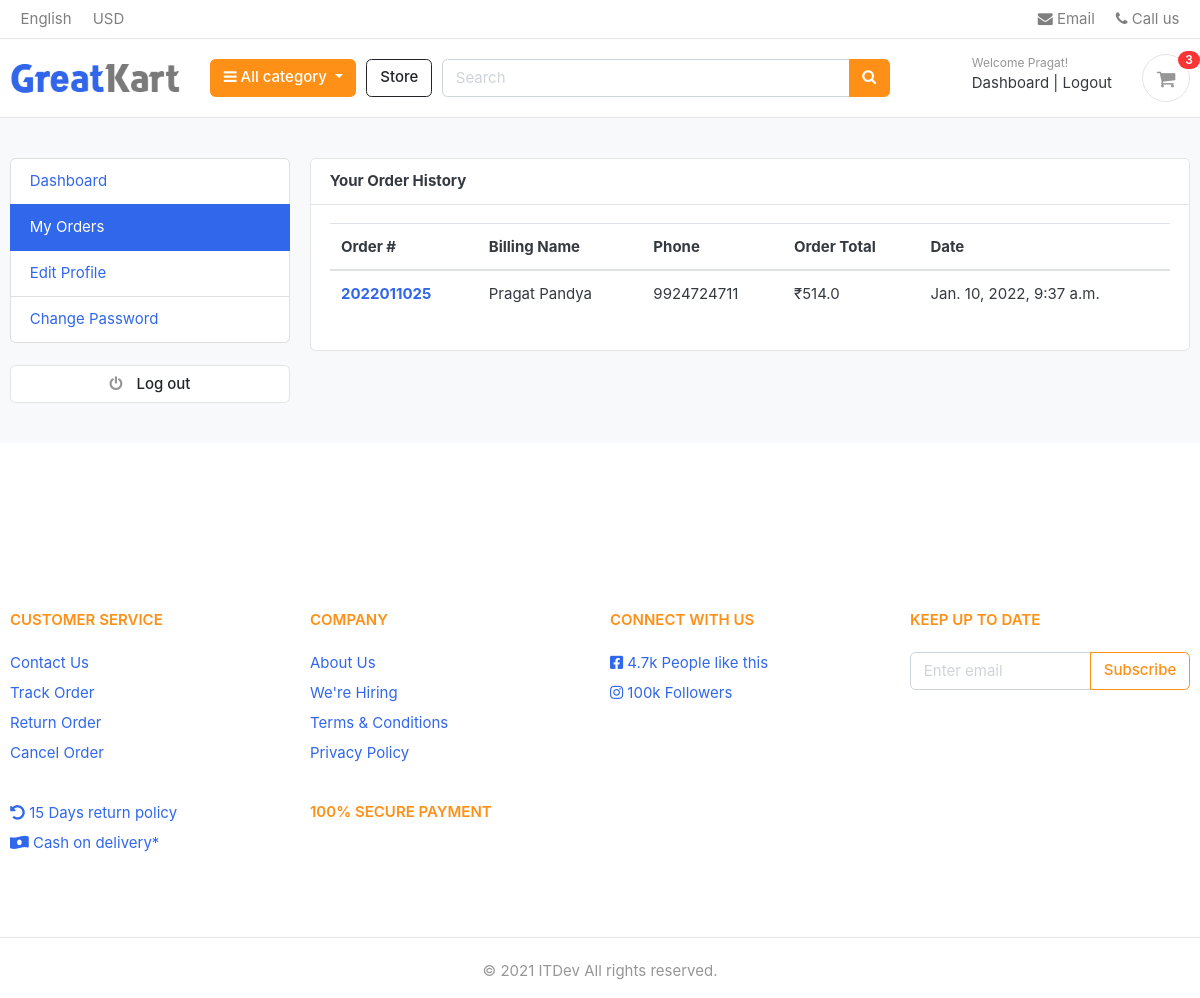
The page /accounts/my_orders/ (signed in) on the database its author committed.
### accounts/models.py (models this page shows, shortened)
class Account (AbstractBaseUser):
    first_name = models.CharField(max_length=50)
    last_name = models.CharField(max_length=50)
    username = models.CharField(max_length=50, unique=True)
    email = models.CharField(max_length=100, unique=True)
    phone_number = models.CharField(max_length=50)
    date_joined = models.DateTimeField(auto_now_add=True)
    last_login = models.DateTimeField(auto_now_add=True)
    is_admin = models.BooleanField(default=False)
    is_staff = models.BooleanField(default=False)
    is_active = models.BooleanField(default=False)
    is_superadmin = models.BooleanField(default=False)
    USERNAME_FIELD = 'email'
    REQUIRED_FIELDS = ['username', 'first_name', 'last_name']
    objects = MyAccountManager()

### orders/models.py (models this page shows, shortened)
class Order (models.Model):
    STATUS = (
        ('New', 'New'),
        ('Accepted', 'Accepted'),
        ('Completed', 'Completed'),
        ('Cancelled', 'Cancelled'),
    )
    user = models.ForeignKey(Account, on_delete=models.SET_NULL, null=True)
    payment = models.ForeignKey(Payment, on_delete=models.SET_NULL, blank=True, null=True)
    order_number = models.CharField(max_length=20)
    first_name = models.CharField(max_length=50)
    last_name = models.CharField(max_length=50)
    phone = models.CharField(max_length=15)
    email = models.EmailField(max_length=50)
    address_line_1 = models.CharField(max_length=50)
    address_line_2 = models.CharField(max_length=50, blank=True)
    country = models.CharField(max_length=50, default='India')
    state = models.CharField(max_length=50)
    city = models.CharField(max_length=50)
    order_note = models.CharField(max_length=100, blank=True)
    order_total = models.FloatField()
    tax = models.FloatField()
    status = models.CharField(max_length=10, choices=STATUS, default='New')
    ip = models.CharField(blank=True, max_length=20)
    is_ordered = models.BooleanField(default=False)
    created_at = models.DateTimeField(auto_now_add=True)
    updated_at = models.DateTimeField(auto_now=True)
    def full_name (self):
        return f'{self.first_name} {self.last_name}'

### accounts/views.py (the view)
# urls.py: path('my_orders/', views.my_orders, name="my_orders"),
@login_required(login_url='login')
def my_orders(request):
    orders = Order.objects.filter(user=request.user, is_ordered=True).order_by('-created_at')
    context = {
        'orders' : orders
    }
    return render(request, "accounts/my_orders.html", context)

### carts/context_processors.py (called while the page is built)
def counter(request):
    cart_count = 0
    if 'admin' in request.path:
        return {}
    else:
        try:
            cart = Cart.objects.filter(cart_id=_cart_id(request))
            if request.user.is_authenticated:
                cart_items = CartItem.objects.all().filter(user=request.user)
            else:
                cart_items = CartItem.objects.all().filter(cart=cart[:1])
            for cart_item in cart_items:
                cart_count += cart_item.quantity
        except Cart.DoesNotExist:
            cart_count = 0
    return dict(cart_count=cart_count)

### carts/views.py (called while the page is built)
def _cart_id (request):
    cart = request.session.session_key
    if not cart:
        cart = request.session.create()
    return cart

### category/context_processors.py (called while the page is built)
def menu_links (request):
    links = Category.objects.all()
    return dict(links=links)

### category/models.py (called while the page is built)
    def get_url (self):
        return reverse ('products_by_category', args=[self.slug])

### templates/accounts/my_orders.html (shortened to what this page needs)
{% extends "base.html" %}
{% block content %}
<section class="section-conten padding-y bg">
<div class="container">
	<div class="row">
	{% include 'includes/dashboard_sidebar.html' %}
	<main class="col-md-9">
		<article class="card">
		<header class="card-header">
			<strong class="d-inline-block mr-3">Your Order History</strong>
		</header>
		<div class="card-body">
			<div class="row">
				<div class="col-md-12">
          <table class="table table-hover">
  <thead>
    <tr>
      <th scope="col">Order #</th>
      <th scope="col">Billing Name</th>
      <th scope="col">Phone </th>
      <th scope="col">Order Total</th>
      <th scope="col">Date</th>
    </tr>
  </thead>
  <tbody>
    {% for order in orders %}
    <tr>
      <th scope="row"> <a href="{% url 'order_detail' order.order_number %}">{{ order.order_number }}</a></th>
      <td>{{ order.full_name }}</td>
      <td>{{ order.phone }}</td>
      <td>₹{{ order.order_total }}</td>
      <td>{{ order.created_at }}</td>
    </tr>
    {% endfor %}
  </tbody>
</table>
				</div>
			</div>
		</div>
		</article>
	</main>
</div>
</div>
</section>
{% endblock %}

### templates/includes/navbar.html (shortened to what this page needs)
{% load static %}
<header class="section-header">
<nav class="navbar p-md-0 navbar-expand-sm navbar-light border-bottom">
<div class="container">
  <div class="collapse navbar-collapse" id="navbarTop4">
    <ul class="navbar-nav mr-auto">
      <li class="nav-item dropdown">
      <a href="#" class="nav-link">   English </a>
    </li>
    <li class="nav-item dropdown">
      <a href="#" class="nav-link"> USD </a>
    </li>
    </ul>
    <ul class="navbar-nav">
    <li><a href="#" class="nav-link"> <i class="fa fa-envelope"></i> Email </a></li>
    <li><a href="#" class="nav-link"> <i class="fa fa-phone"></i> Call us </a></li>
  </ul>
  </div>
</div>
</nav>
<section class="header-main border-bottom">
  <div class="container">
<div class="row align-items-center">
  <div class="col-lg-2 col-md-3 col-6">
    <a href="{% url 'home' %}" class="brand-wrap">
      <img class="logo" src="{% static './images/logo.png' %}">
    </a>
  </div>
  <div class="col-lg col-sm col-md col-6 flex-grow-0">
    <div class="category-wrap dropdown d-inline-block float-right">
      <button type="button" class="btn btn-warning dropdown-toggle" data-toggle="dropdown">
        <i class="fa fa-bars"></i> All category
      </button>
    </div>
  </div>
  <a href="{% url 'store' %}" class="btn btn-outline-dark">Store</a>
  <div class="col-lg  col-md-6 col-sm-12 col">
    <form action="{% url 'search' %}" class="search" method="GET">
      <div class="input-group w-100">
          <input type="text" class="form-control" style="width:60%;" placeholder="Search" name="keyword">
          <div class="input-group-append">
            <button class="btn btn-warning" type="submit">
              <i class="fa fa-search"></i>
            </button>
          </div>
        </div>
    </form>
  </div>
  <div class="col-lg-3 col-sm-6 col-8 order-2 order-lg-3">
        <div class="d-flex justify-content-end mb-3 mb-lg-0">
          {% if user.id is None %}
          <div class="widget-header">
            <small class="title text-muted">Welcome guest!</small>
            <div>
              <a href="{% url 'login' %}">Sign in</a> <span class="dark-transp"> | </span>
              <a href="{% url 'register' %}"> Register</a>
            </div>
          </div>
          {% else %}
          <div class="widget-header">
            <small class="title text-muted">Welcome {{user.first_name}}!</small>
            <div>
              <a href="{% url 'dashboard' %}">Dashboard</a> <span class="dark-transp"> | </span>
              <a href="{% url 'logout' %}"> Logout</a>
            </div>
          </div>
          {% endif %}
          <a href="{% url 'cart' %}" class="widget-header pl-3 ml-3">
            <div class="icon icon-sm rounded-circle border"><i class="fa fa-shopping-cart"></i></div>
            <span class="badge badge-pill badge-danger notify">{{ cart_count }}</span>
          </a>
        </div>
      </div>
</div>
  </div>
</section>
</header>

### static/css/ui.css (style rules this page uses)
html { font-family: "Inter", sans-serif; font-size: 15px; }
.icon-xs, .icon-sm, .icon-md, .icon-lg { display: inline-block; text-align: center; flex-shrink: 0; flex-grow: 0; }
.icon-sm { width: 48px; height: 48px; line-height: 48px !important; font-size: 20px; }
.padding-y { padding-top: 40px; padding-bottom: 40px; }
article:after, .form-group:after { display: block; clear: both; content: ""; }
.bg { background-color: #f8f9fa; }
.header-main { position: relative; padding-top: 1rem; padding-bottom: 1rem; }
.brand-wrap .logo, .navbar-brand .logo { margin-right: 7px; max-height: 42px; display: inline-block; }
.widget-header { display: inline-block; vertical-align: middle; position: relative; }
.widget-header a { color: #343a40; }
.widget-header i { color: #969696; }
.widget-header .title { display: block; }
.widget-header .notify { position: absolute; top: -3px; right: -10px; }
.notify { position: absolute; top: -4px; right: -10px; display: inline-block; padding: 0.25em 0.6em; font-size: 12px; line-height: 1; text-align: center; border-radius: 3rem; color: #fff; background-color: #fa3434; }

### rows shown on the page
Account: first_name "Pragat"
Order: order_number "2022011025", full_name "Pragat Pandya", phone "9924724711", order_total "514.0", created_at "Jan. 10, 2022, 9:37 a.m."

### other values the page prints
{{ cart_count }} "3"
